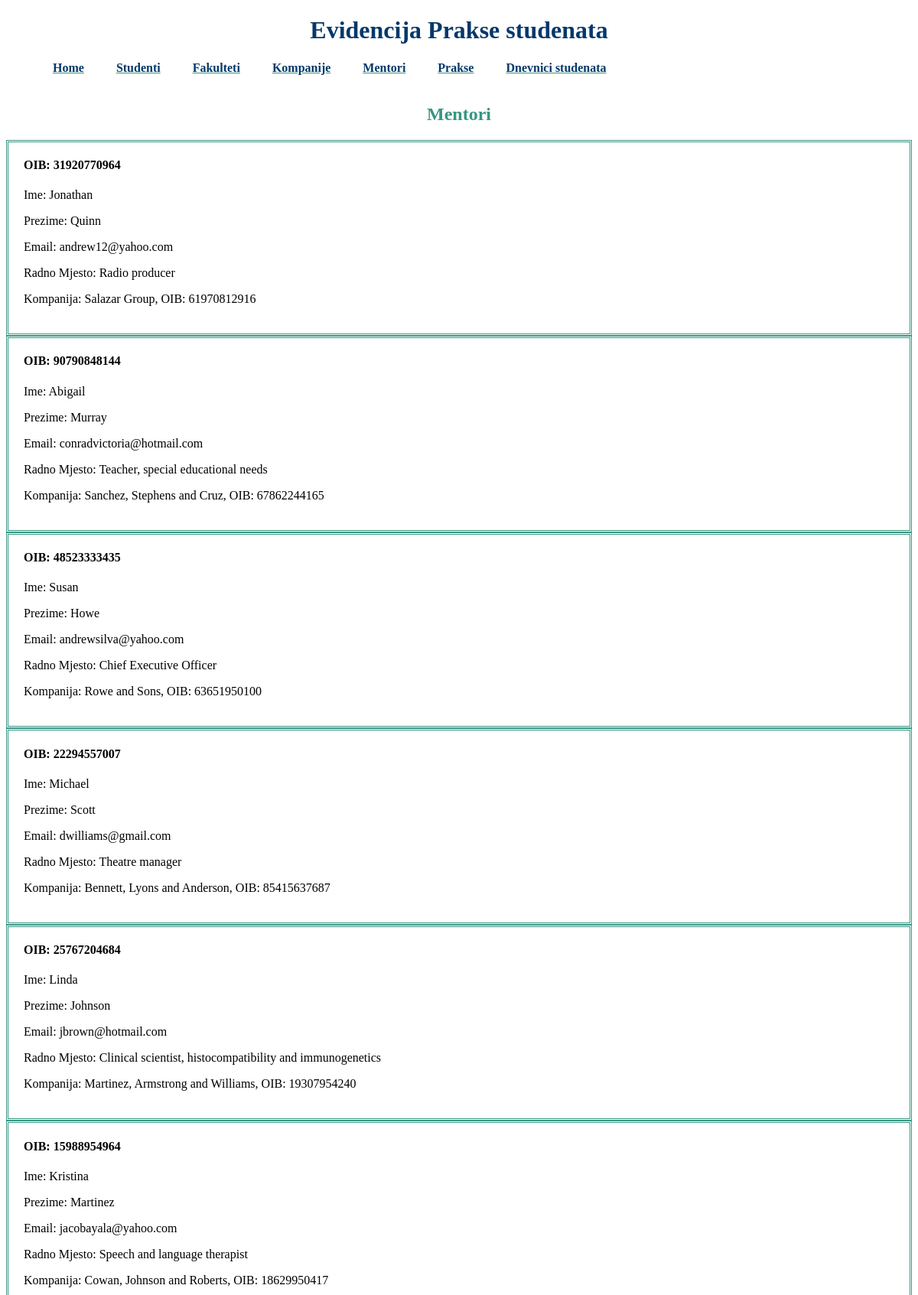
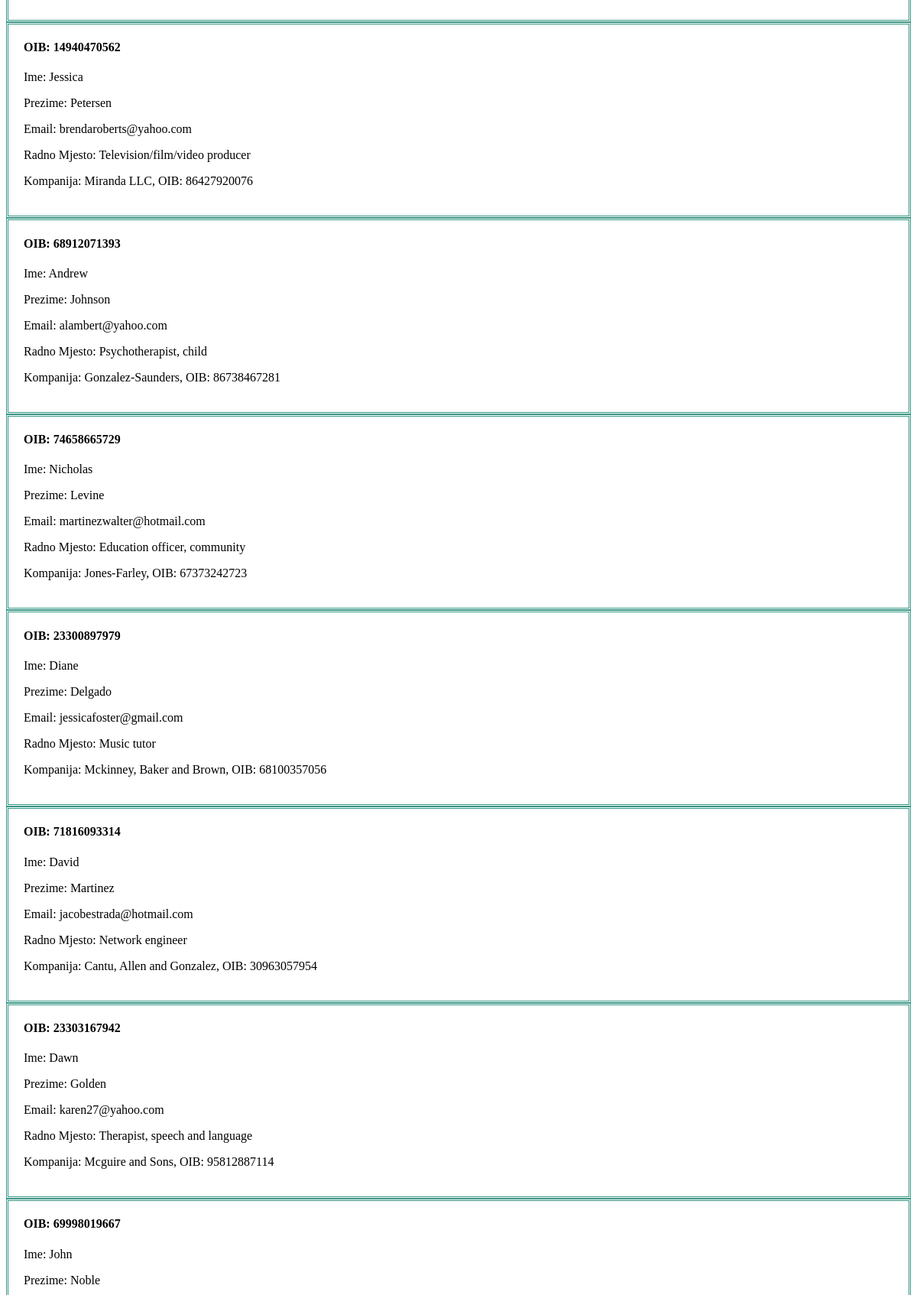
Page /mentori (upper part) on the committed database (2 pictures, top to bottom).
### main/models.py (models this page shows, shortened)
class Mentor(models.Model):
     mentor_OIB=models.CharField(max_length=10, primary_key=True, validators=[MinLengthValidator(10)])
     mentor_ime=models.CharField(max_length=50)
     mentor_prezime=models.CharField(max_length=50)
     mentor_email=models.EmailField()
     mentor_radnoMjesto=models.CharField(max_length=30)
     mentor_kompanija=models.ForeignKey(Kompanija, on_delete=models.CASCADE)

class Kompanija(models.Model):
    kompanija_OIB=models.CharField(max_length=11, primary_key=True, validators=[MinLengthValidator(11)])
    kompanija_naziv=models.CharField(max_length=50)
    kompanija_email=models.EmailField()
    kompanija_adresa=models.CharField(max_length=50)
    kompanija_grad=models.CharField(max_length=50)
    def __str__(self):
        return '{}, OIB: {}'.format(self.kompanija_naziv, self.kompanija_OIB)

### main/views.py (the view)
# urls.py: path('mentori', MentorList.as_view()),
class MentorList(ListView):
    model=Mentor

### main/templates/main/mentor_list.html
{% extends "base_generic.html" %}
{% block content %}
<br><br>
<h2>Mentori</h2>
{% for mentor in mentor_list %}
    <div class="mentor">
        <h4>OIB: {{mentor.mentor_OIB}}</h4>
        <p>Ime: {{mentor.mentor_ime}}</p>
        <p>Prezime: {{mentor.mentor_prezime}}</p>
        <p>Email: {{mentor.mentor_email}}</p>
        <p>Radno Mjesto: {{mentor.mentor_radnoMjesto}}</p>
        <p>Kompanija: {{mentor.mentor_kompanija}}</p>
    </div>
{% endfor %}
{% endblock %}

### main/static/style.css (style rules this page uses)
h2 { text-align: center; color:#379683; }
.mentor { border-color: #379683; border-style: double; padding-left: 20px; padding-right: 20px; padding-bottom: 20px; }

### rows in the picture
Mentor: mentor_OIB "31920770964", mentor_ime "Jonathan", mentor_prezime "Quinn", mentor_email "andrew12@yahoo.com", mentor_radnoMjesto "Radio producer", mentor_kompanija "Salazar Group, OIB: 61970812916"
Mentor: mentor_OIB "90790848144", mentor_ime "Abigail", mentor_prezime "Murray", mentor_email "conradvictoria@hotmail.com", mentor_radnoMjesto "Teacher, special educational needs", mentor_kompanija "Sanchez, Stephens and Cruz, OIB: 67862244165"
Mentor: mentor_OIB "48523333435", mentor_ime "Susan", mentor_prezime "Howe", mentor_email "andrewsilva@yahoo.com", mentor_radnoMjesto "Chief Executive Officer", mentor_kompanija "Rowe and Sons, OIB: 63651950100"
Mentor: mentor_OIB "22294557007", mentor_ime "Michael", mentor_prezime "Scott", mentor_email "dwilliams@gmail.com", mentor_radnoMjesto "Theatre manager", mentor_kompanija "Bennett, Lyons and Anderson, OIB: 85415637687"
Mentor: mentor_OIB "25767204684", mentor_ime "Linda", mentor_prezime "Johnson", mentor_email "jbrown@hotmail.com", mentor_radnoMjesto "Clinical scientist, histocompatibility and immunogenetics", mentor_kompanija "Martinez, Armstrong and Williams, OIB: 19307954240"
Mentor: mentor_OIB "15988954964", mentor_ime "Kristina", mentor_prezime "Martinez", mentor_email "jacobayala@yahoo.com", mentor_radnoMjesto "Speech and language therapist", mentor_kompanija "Cowan, Johnson and Roberts, OIB: 18629950417"
Mentor: mentor_OIB "14940470562", mentor_ime "Jessica", mentor_prezime "Petersen", mentor_email "brendaroberts@yahoo.com", mentor_radnoMjesto "Television/film/video producer", mentor_kompanija "Miranda LLC, OIB: 86427920076"
Mentor: mentor_OIB "68912071393", mentor_ime "Andrew", mentor_prezime "Johnson", mentor_email "alambert@yahoo.com", mentor_radnoMjesto "Psychotherapist, child", mentor_kompanija "Gonzalez-Saunders, OIB: 86738467281"
Mentor: mentor_OIB "74658665729", mentor_ime "Nicholas", mentor_prezime "Levine", mentor_email "martinezwalter@hotmail.com", mentor_radnoMjesto "Education officer, community", mentor_kompanija "Jones-Farley, OIB: 67373242723"
Mentor: mentor_OIB "23300897979", mentor_ime "Diane", mentor_prezime "Delgado", mentor_email "jessicafoster@gmail.com", mentor_radnoMjesto "Music tutor", mentor_kompanija "Mckinney, Baker and Brown, OIB: 68100357056"
Mentor: mentor_OIB "71816093314", mentor_ime "David", mentor_prezime "Martinez", mentor_email "jacobestrada@hotmail.com", mentor_radnoMjesto "Network engineer", mentor_kompanija "Cantu, Allen and Gonzalez, OIB: 30963057954"
Mentor: mentor_OIB "23303167942", mentor_ime "Dawn", mentor_prezime "Golden", mentor_email "karen27@yahoo.com", mentor_radnoMjesto "Therapist, speech and language", mentor_kompanija "Mcguire and Sons, OIB: 95812887114"
Mentor: mentor_OIB "69998019667", mentor_ime "John", mentor_prezime "Noble"
